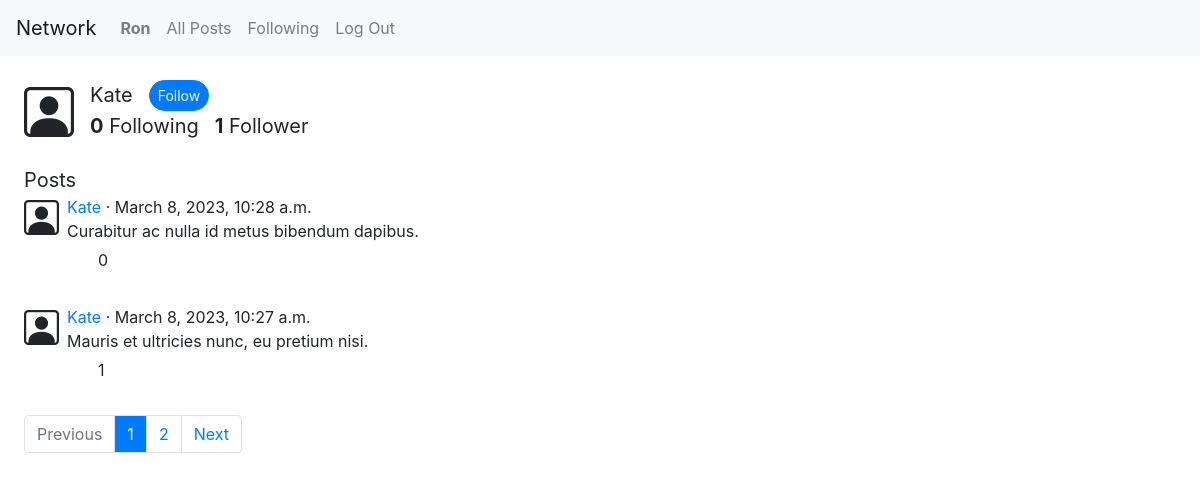
The app's page /profile/Kate (signed in), older data.
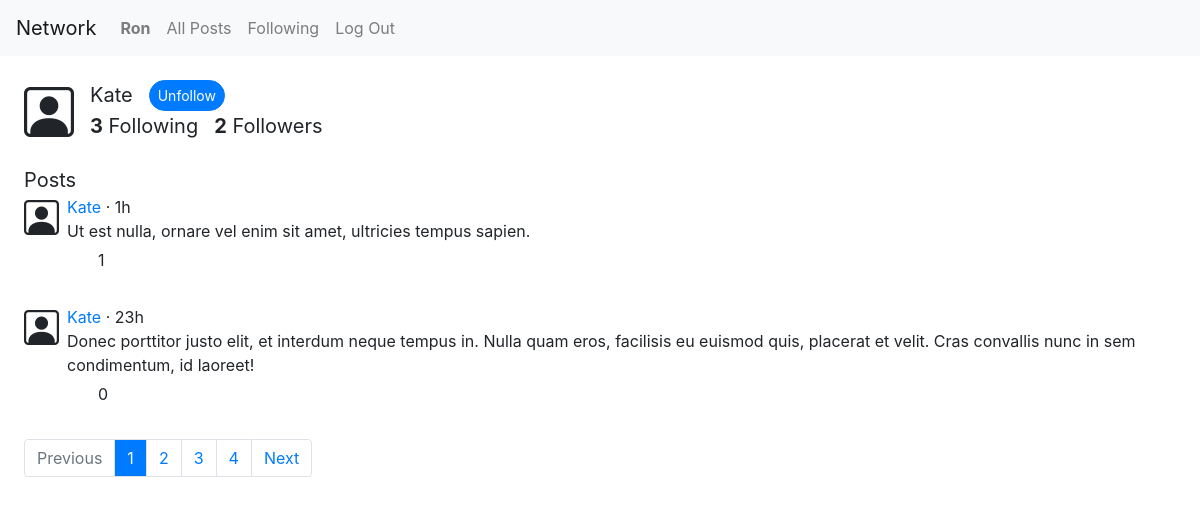
The same page, newer data.
### network/models.py (models this page shows, shortened)
class User(AbstractUser):
    def get_followers(self):
        filtered_connections = Connection.objects.filter(target=self)
        followers = []
        for connection in filtered_connections:
            followers.append(connection.origin)
        return followers
    def get_following(self):
        filtered_connections = Connection.objects.filter(origin=self)
        following = []
        for connection in filtered_connections:
            following.append(connection.target)
        return following

class Post(models.Model):
    creator = models.ForeignKey(User, on_delete=models.CASCADE, related_name="posts")
    content = models.TextField(max_length=280)
    timestamp = models.DateTimeField(auto_now_add=True)
    likers = models.ManyToManyField(User, related_name="likes")
    def frontend_timestamp(self):
        current_time = datetime.datetime.utcnow().replace(tzinfo=pytz.UTC)
        difference = current_time - self.timestamp
        one_day = datetime.timedelta(days=1)
        if difference < one_day: # if difference less than 1 day
            difference_seconds = int(difference.total_seconds())
            if difference_seconds < 60:
                return  f"{difference_seconds}s"
            elif difference_seconds < 60*60:
                mins = difference_seconds // 60
                return  f"{mins}m"
            else:
                hrs = difference_seconds // (60*60)
                return  f"{hrs}h"
        else: # if difference greater than 1 day
            return self.timestamp

### network/views.py (the view)
# urls.py: path("profile/<str:username>", views.profile, name="profile"),
def profile(request, username):
    profile_user = User.objects.get(username=username)
    profile_user_posts = profile_user.posts.order_by("-timestamp")
    paginator = Paginator(profile_user_posts, 2)
    page_number = request.GET.get("page", 1)
    page_obj = paginator.get_page(page_number)
    page_numbers_list = paginator.get_elided_page_range(page_number, on_each_side=1, on_ends=1)
    profile_user_followers = profile_user.get_followers()
    followers_number = len(profile_user_followers)
    profile_user_following = profile_user.get_following()
    following_number = len(profile_user_following)
    loggedIn_user_following = None
    if request.user.is_authenticated:
        loggedIn_user_following = request.user.get_following()
    return render(request, "network/profile.html", {
        "profile_user": profile_user,
        "page_obj": page_obj,
        "page_numbers_list": page_numbers_list,
        "followers_number": followers_number,
        "following_number": following_number,
        "loggedIn_user_following": loggedIn_user_following
    })

### network/templates/network/profile.html (shortened to what this page needs)
{% extends "network/layout.html" %}
{% load static %}
{% block body %}
<div class="profile_page_container ml-4 mt-4 d-flex flex-column">
    <div class="user_details_container d-flex justify-content-start align-items-start">
        <i class="bi bi-person-square d-flex align-items-start mr-3 profile_page_icon"></i>
        <div class="next_to_icon_container d-flex flex-column justify-content-start align-items-start">
            <div class="username_follow_btn_container d-flex">
                <div id="profile-username" data-username={{profile_user.username}} class="profile_page_font_size">{{ profile_user.username }}</div>
                {% if user.is_authenticated and request.user != profile_user %}
                    {% if profile_user in loggedIn_user_following %}
                        <button id="unfollow-btn" class="btn btn-sm btn-primary rounded-pill ml-3" style="display:block">Unfollow</button>
                    {% else %}
                        <button id="follow-btn" class="btn btn-sm btn-primary rounded-pill ml-3" style="display:block">Follow</button>
                    {% endif %}
                {% endif %}
            </div>
            <div class="following_followers_container d-flex">
                <div class="mr-3 profile_page_font_size"><strong>{{ following_number }}</strong> Following</div>
                {% if followers_number == 1 %}
                    <div id="followers-count" class="profile_page_font_size"><strong>{{ followers_number }}</strong> Follower</div>
                {% else %}
                    <div id="followers-count" class="profile_page_font_size"><strong>{{ followers_number }}</strong> Followers</div>
                {% endif %}
            </div>
        </div>
    </div>
    <div class="mt-4 profile_page_font_size">Posts</div>
    {% for post in page_obj %}
        {% include 'network/includes/post_layout.html' %}
    {% empty %}
        <div>{{ profile_user.username }} has no posts yet.</div>
    {% endfor %}
    {% include 'network/includes/page_navigation.html' %}
</div>
{% endblock %}

### network/templates/network/layout.html (shortened to what this page needs)
{% load static %}
<!DOCTYPE html>
<html lang="en">
    <head>
        <link rel="stylesheet" href="https://stackpath.bootstrapcdn.com/bootstrap/4.4.1/css/bootstrap.min.css">
        <link rel="stylesheet" href="https://cdn.jsdelivr.net/npm/bootstrap-icons@1.10.3/font/bootstrap-icons.css">
        <link href="{% static 'network/styles.css' %}" rel="stylesheet">
    </head>
    <body>
        <nav class="navbar navbar-expand-lg navbar-light bg-light">
            <a class="navbar-brand" href="#">Network</a>
            <div>
              <ul class="navbar-nav mr-auto">
                {% if user.is_authenticated %}
                    <li class="nav-item">
                        <a class="nav-link" href="{% url 'network:profile' request.user.username %}"><strong>{{ request.user.username }}</strong></a>
                    </li>
                {% endif %}
                <li class="nav-item">
                  <a class="nav-link" href="{% url 'network:index' %}">All Posts</a>
                </li>
                {% if user.is_authenticated %}
                    <li class="nav-item">
                        <a class="nav-link" href="{% url 'network:following_posts' %}">Following</a>
                    </li>
                    <li class="nav-item">
                        <a class="nav-link" href="{% url 'network:logout' %}">Log Out</a>
                    </li>
                {% endif %}
              </ul>
            </div>
        </nav>
        {% block body %}
        {% endblock %}
    </body>
</html>

### network/templates/network/includes/post_layout.html (shortened to what this page needs)
 <div class="post_container d-flex justify-content-start align-items-start mb-3">
    <i class="bi bi-person-square user_icon mr-2 d-flex justify-content-start"></i>
    <div id="post-details-{{post.id}}" class="post_details d-flex flex-column justify-content-start align-items-start">
        <div>
            <div class="mr-3"><a href="{% url 'network:profile' post.creator.username %}">{{ post.creator }}</a> · {{ post.frontend_timestamp }}</div>
        </div>
        <div id="content-{{post.id}}" class="mb-1">{{ post.content }}</div>
        <div id="like-edit-container-{{post.id}}" class="like_edit_container">
            <div class="d-flex align-items-start">
                {% if not user.is_authenticated %}
                    <div class="heart" data-postid={{post.id}} data-likestate="notliked"></div>
                {% else %}
                    {% if request.user in post.likers.all %}
                        <div id="heart-{{post.id}}" class="heart red_heart" data-postid={{post.id}} data-likestate="liked"></div>
                    {% else %}
                        <div id="heart-{{post.id}}" class="heart" data-postid={{post.id}} data-likestate="notliked"></div>
                    {% endif %}
                {% endif %}
                <div id="likes-count-{{post.id}}" class="likes_count_container">{{ post.likers.count }}</div>
            </div>
        </div>
    </div>
</div>

### network/templates/network/includes/page_navigation.html
<nav aria-label="Page navigation">
    <ul class="pagination">
        {% if page_obj.has_previous %}
            <li class="page-item"><a class="page-link" href="?page={{ page_obj.previous_page_number }}">Previous</a></li>
        {% else %}
            <li class="page-item disabled"><span class="page-link">Previous</span></li>
        {% endif %}
        {% for page in page_numbers_list %}
            {% if page == page_obj.number %}
                <li class="page-item disabled"><span class="page-link bg-primary text-light">{{ page }}</span></li>
            {% elif page == page_obj.paginator.ELLIPSIS %}
                <li class="page-item"><span class="page-link">{{ page }}</span></li>
            {% else %}
                <li class="page-item"><a class="page-link" href="?page={{ page }}">{{ page }}</a></li>
            {% endif %}
        {% endfor %}
        {% if page_obj.has_next %}
            <li class="page-item"><a class="page-link" href="?page={{ page_obj.next_page_number }}">Next</a></li>
        {% else %}
            <li class="page-item disabled"><span class="page-link">Next</span></li>
        {% endif %}
    </ul>
</nav>

### network/static/network/styles.css (style rules this page uses)
.user_icon { font-size: 35px; margin-top: 5px; }
.like_edit_container { display: flex; }
.likes_count_container { margin-left: -5px; margin-top: 1px; }
.heart { cursor: pointer; background-image:url( 'https://abs.twimg.com/a/1446542199/img/t1/web_heart_animation.png'); background-position: left; background-size:2900%; height: 55px; width: 55px; margin-left: -19px; margin-top: -13px; }
.red_heart { background-position: right; }
.profile_page_icon { margin-top: 7px; font-size: 50px; }
.profile_page_font_size { font-size: 20px; }

Row changes from the older to the newer data that the page shows:
no longer on this page (row unchanged): Post: creator "Kate", frontend_timestamp "March 8, 2023, 10:28 a.m.", content "Curabitur ac nulla id metus bibendum dapibus.", likers.count "0"
no longer on this page (row unchanged): Post: creator "Kate", frontend_timestamp "March 8, 2023, 10:27 a.m.", content "Mauris et ultricies nunc, eu pretium nisi.", likers.count "1"
added Post: creator "Kate", frontend_timestamp "1h", content "Ut est nulla, ornare vel enim sit amet, ultricies tempus sapien.", likers.count "1"
added Post: creator "Kate", frontend_timestamp "23h", content "Donec porttitor justo elit, et interdum neque tempus in. Nulla quam eros, facilisis eu euismod quis, placerat et velit. Cras convallis nunc in sem condimentum, id laoreet!", likers.count "0"
Text that changed along with them:
{{ following_number }}: "0" → "3"
{{ followers_number }}: (not shown) → "2"
{{ followers_number }}: "1" → (not shown)
text no longer shown: "Follow Follower"
text now shown: "Unfollow Followers"
new list line: "3"
new list line: "4"
